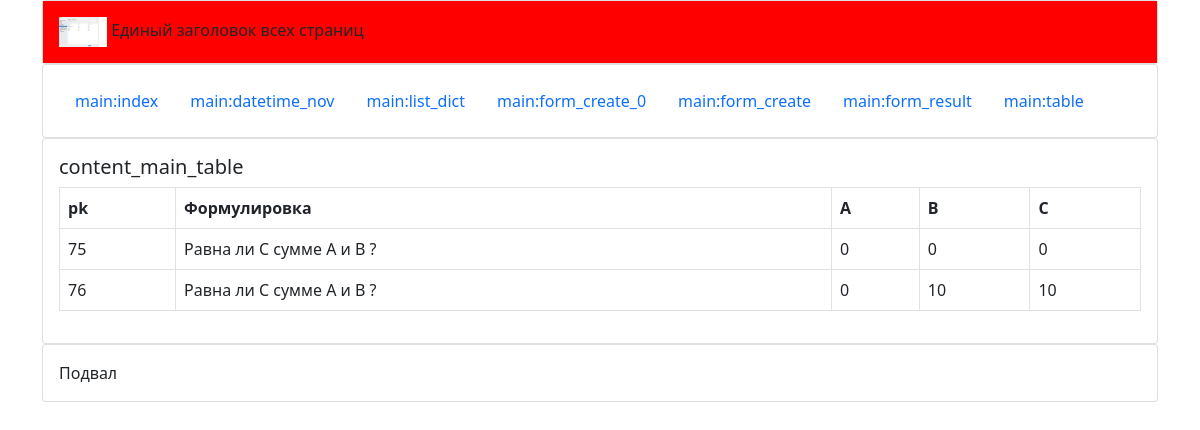
Page /main/table/ on the committed database.
### main/models.py (models this page shows, shortened)
class Abc(models.Model):
    task = models.CharField(default="Равна ли С сумме A и B ?", max_length=256,verbose_name="Формулировка задачи")
    a = models.IntegerField(default=0, verbose_name="Значение А")
    b = models.IntegerField(default=0, verbose_name="Значение B")
    c = models.IntegerField(choices=c_choices,default=0, verbose_name="Значение С")

### main/views.py (the view)
# urls.py: path('table/', views.table, name='table'),
def table(request):
    rows = Abc.objects.values_list()
    print(rows)
    context = {'rows': rows}
    return render(request, 'main/table.html', context)

### templates/main/table.html (shortened to what this page needs)
{% extends '../main/layout.html' %}
{% block content %}
<h5>content_main_table</h5>
<table class="table table-bordered">
    <thead>
    <tr>
        <th scope="col">pk</th>
        <th scope="col">Формулировка</th>
        <th scope="col">A</th>
        <th scope="col">B</th>
        <th scope="col">C</th>
    </tr>
    </thead>
    <tbody style="border-top: 0px;">
    {% for row in rows %}
        <tr>
            {% for item in row %}
            <td>
                {{ item }}
            </td>
            {% endfor %}
        </tr>
    {% endfor %}
</table>
{% endblock %}

### rows in the picture
Abc: row "75" "Равна ли С сумме A и B ?" "0" "0" "0"
Abc: row "76" "Равна ли С сумме A и B ?" "0" "10" "10"
